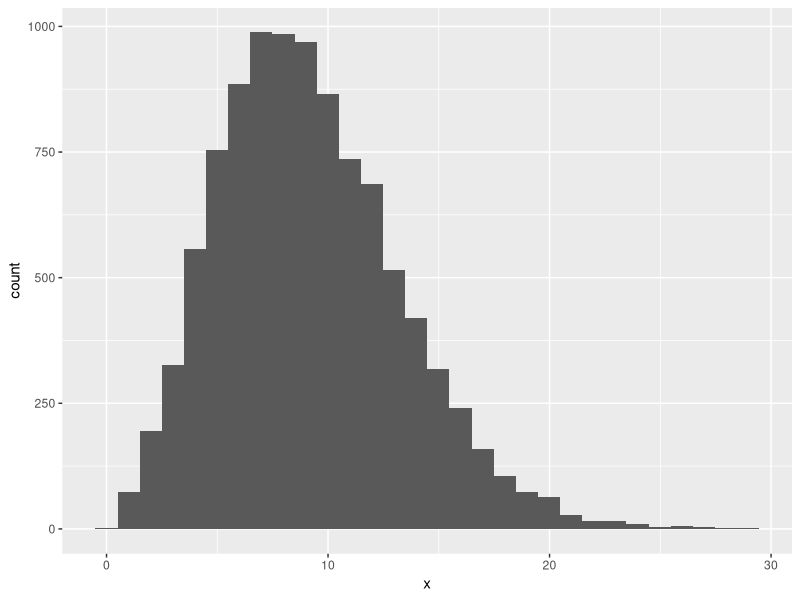
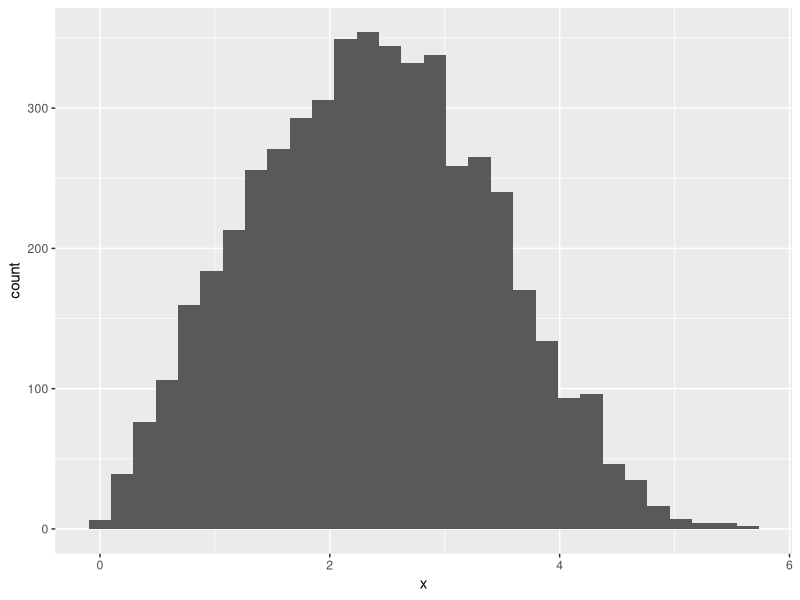

These charts were generated, in order, by the following R code:
## ---- chunk 1
functionchain <- function(n) {
  theta <- runif(n, min=0, max=2*pi)
  phi<- runif(n,min=0,max=pi)
  x <- cos(theta)*sin(phi)
  y <- sin(theta) * sin(phi)
  z <- cos(phi)
  X=sum(x)
  Y=sum(y)
  Z=sum(z)
  result <- sqrt(X^2+Y^2+Z^2)
  return(result)
}

set.seed(999)
functionchain(100)

chain <- data.frame (x = replicate(10000, functionchain(100)))
library(ggplot2)
ggplot(data = chain, aes(x=x)) + geom_histogram()

## ---- chunk 2
distance_con <- function(n, min_angle = pi/4) {

  theta <- runif(1, min=0, max=2*pi)
  phi <- runif(1, min=0, max=pi)
  chain <- matrix(c(cos(theta)*sin(phi), sin(theta)*sin(phi),cos(phi)), nrow=1)
  
 
  for (i in 2:n) {
    repeat {
      theta <- runif(1, min=0, max=2*pi)
      phi <- runif(1, min=0, max=pi)
      new_link <- c(cos(theta)*sin(phi),sin(theta)*sin(phi),cos(phi))
      
      prev_link <- chain[i-1, ]
      angle <- acos(sum(prev_link * new_link) / (sqrt(sum(prev_link^2)) * sqrt(sum(new_link^2))))
      
      if (angle >= min_angle) break
    }
    chain <- rbind(chain, new_link)
  }
  result <- sqrt(sum(colSums(chain)))

}
set.seed(999)
chainc <- data.frame (x = replicate(10000, distance_con(100,min_angle = pi/4)))
library(ggplot2)
ggplot(chainc, aes(x=x)) + geom_histogram()
